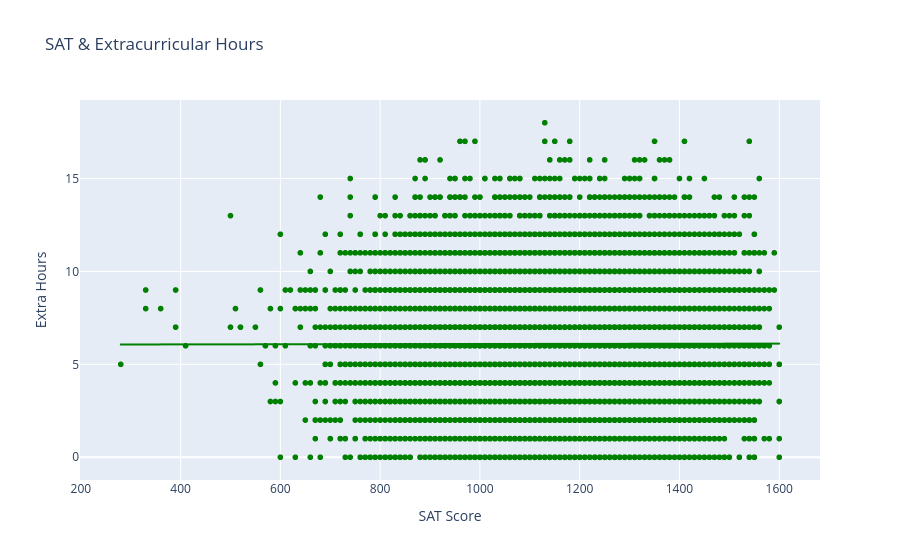

Here is the notebook cell this chart was saved with:
### Code cell
### Scatter using Pl
fig = pe.scatter(app, x = 'SAT_ACT', y = 'Extracurricular_Hours', trendline = 'ols', 
color_discrete_sequence = ['green'], title = 'SAT & Extracurricular Hours')
fig.update_layout(xaxis_title = 'SAT Score', yaxis_title  = 'Extra Hours')

### Figure 1 — Plotly figure (JSON) as saved in the notebook; plotly's stock layout.template omitted (floating-point values rounded to 4 significant figures; data arrays with more than 128 entries replaced by an {"elided": "..."} marker saying what was removed)
{"data": [{"hovertemplate": "SAT_ACT=%{x}<br>Extracurricular_Hours=%{y}<extra></extra>", "legendgroup": "", "marker": {"color": "green", "symbol": "circle"}, "mode": "markers", "name": "", "showlegend": false, "type": "scattergl", "x": {"elided": "17339 int values"}, "xaxis": "x", "y": {"elided": "17339 int values"}, "yaxis": "y"}, {"hovertemplate": "<b>OLS trendline</b><br>Extracurricular_Hours = 3.56734e-05 * SAT_ACT + 6.05846<br>R<sup>2</sup>=0.000004<br><br>SAT_ACT=%{x}<br>Extracurricular_Hours=%{y} <b>(trend)</b><extra></extra>", "legendgroup": "", "marker": {"color": "green", "symbol": "circle"}, "mode": "lines", "name": "", "showlegend": false, "type": "scattergl", "x": {"elided": "17339 int values"}, "xaxis": "x", "y": {"elided": "17339 float values"}, "yaxis": "y"}], "layout": {"legend": {"tracegroupgap": 0}, "title": {"text": "SAT & Extracurricular Hours"}, "xaxis": {"anchor": "y", "domain": [0, 1], "title": {"text": "SAT Score"}}, "yaxis": {"anchor": "x", "domain": [0, 1], "title": {"text": "Extra Hours"}}}}
